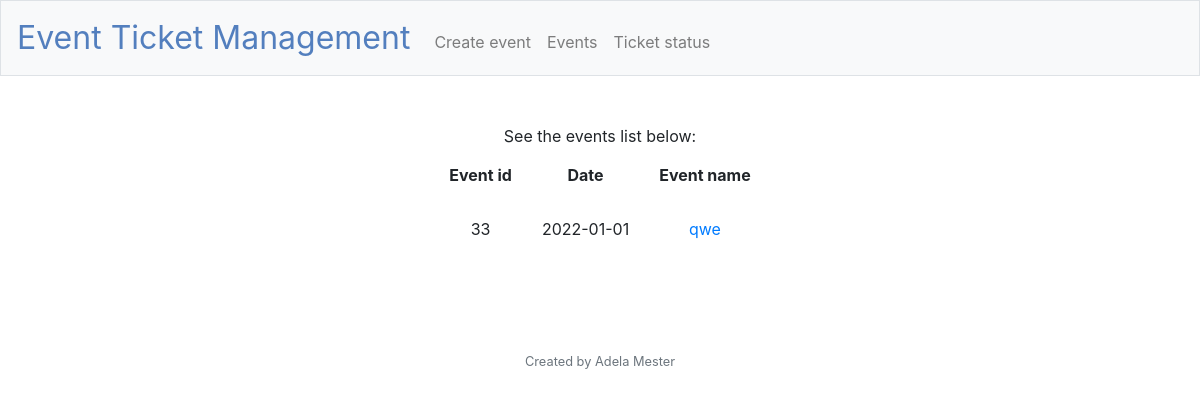
Before: /events with the older database file.
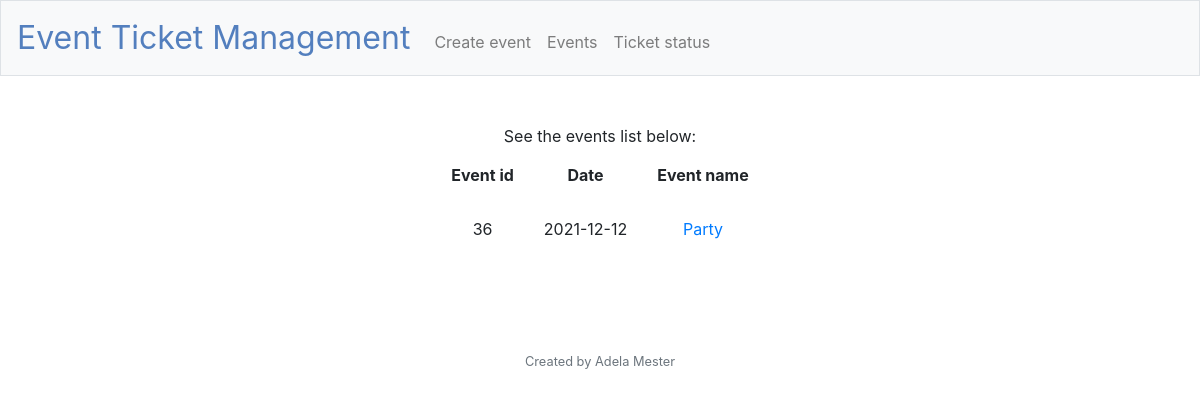
After: the same page with the newer database file.
### tables this page shows
CREATE TABLE 'events' ('event_id' integer PRIMARY KEY AUTOINCREMENT NOT NULL,'event_name' text, 'total_tickets' integer, 'tickets_redeemed' integer, 'date' date);

### application.py (the view)
@app.route("/events", methods = ["GET", "POST"])
def events():
    if request.method == "GET":
        conn = sqlite3.connect('events.db')
        cursor = conn.cursor()
        cursor.execute("SELECT * FROM events")
        rows = cursor.fetchall()
        conn.close()
        return render_template("events.html", results=rows)

### application.py (called while the page is built)
@app.after_request
def after_request(response):
    response.headers["Cache-Control"] = "no-cache, no-store, must-revalidate"
    response.headers["Expires"] = 0
    response.headers["Pragma"] = "no-cache"
    return response

### templates/events.html (shortened to what this page needs)
{% extends "layout.html" %}
{% block main %}
    See the events list below:
    <table>
        <thead>
            <tr>
                <th>Event id</th>
                <th>Date</th>
                <th>Event name</th>
            </tr>
        </thead>
        <tbody>
            {% for event in results %}
            <tr>
                <td>{{event[0]}}</td>
                <td>{{event[4]}}</td>
                <td><a href = "{{ url_for('event_details', event_id=event[0])}}">{{event[1]}}</a></td>
            </tr>
            {% endfor %}
        </tbody>
    </table>
{% endblock %}

Changed rows visible on the page:
removed events: event_id "33", date "2022-01-01", event_name "qwe"
added events: event_id "36", date "2021-12-12", event_name "Party"
